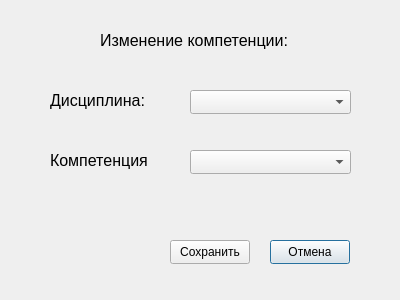
<?xml version="1.0" encoding="UTF-8"?>
<ui version="4.0">
 <class>Dialog</class>
 <widget class="QDialog" name="Dialog">
  <property name="geometry">
   <rect>
    <x>0</x>
    <y>0</y>
    <width>400</width>
    <height>300</height>
   </rect>
  </property>
  <property name="windowTitle">
   <string>Dialog</string>
  </property>
  <widget class="QLabel" name="label_3">
   <property name="geometry">
    <rect>
     <x>100</x>
     <y>30</y>
     <width>211</width>
     <height>21</height>
    </rect>
   </property>
   <property name="font">
    <font>
     <pointsize>12</pointsize>
    </font>
   </property>
   <property name="text">
    <string>Изменение компетенции:</string>
   </property>
  </widget>
  <widget class="QPushButton" name="pushButton_2">
   <property name="geometry">
    <rect>
     <x>270</x>
     <y>240</y>
     <width>80</width>
     <height>24</height>
    </rect>
   </property>
   <property name="text">
    <string>Отмена</string>
   </property>
  </widget>
  <widget class="QPushButton" name="pushButton">
   <property name="geometry">
    <rect>
     <x>170</x>
     <y>240</y>
     <width>80</width>
     <height>24</height>
    </rect>
   </property>
   <property name="text">
    <string>Сохранить</string>
   </property>
  </widget>
  <widget class="QLabel" name="label_2">
   <property name="geometry">
    <rect>
     <x>50</x>
     <y>150</y>
     <width>131</width>
     <height>21</height>
    </rect>
   </property>
   <property name="font">
    <font>
     <pointsize>12</pointsize>
    </font>
   </property>
   <property name="text">
    <string>Компетенция</string>
   </property>
  </widget>
  <widget class="QLabel" name="label">
   <property name="geometry">
    <rect>
     <x>50</x>
     <y>90</y>
     <width>131</width>
     <height>21</height>
    </rect>
   </property>
   <property name="font">
    <font>
     <pointsize>12</pointsize>
    </font>
   </property>
   <property name="text">
    <string>Дисциплина:</string>
   </property>
  </widget>
  <widget class="QComboBox" name="comboBox_2">
   <property name="geometry">
    <rect>
     <x>190</x>
     <y>150</y>
     <width>161</width>
     <height>24</height>
    </rect>
   </property>
  </widget>
  <widget class="QComboBox" name="comboBox">
   <property name="geometry">
    <rect>
     <x>190</x>
     <y>90</y>
     <width>161</width>
     <height>24</height>
    </rect>
   </property>
  </widget>
 </widget>
 <resources/>
 <connections/>
</ui>
